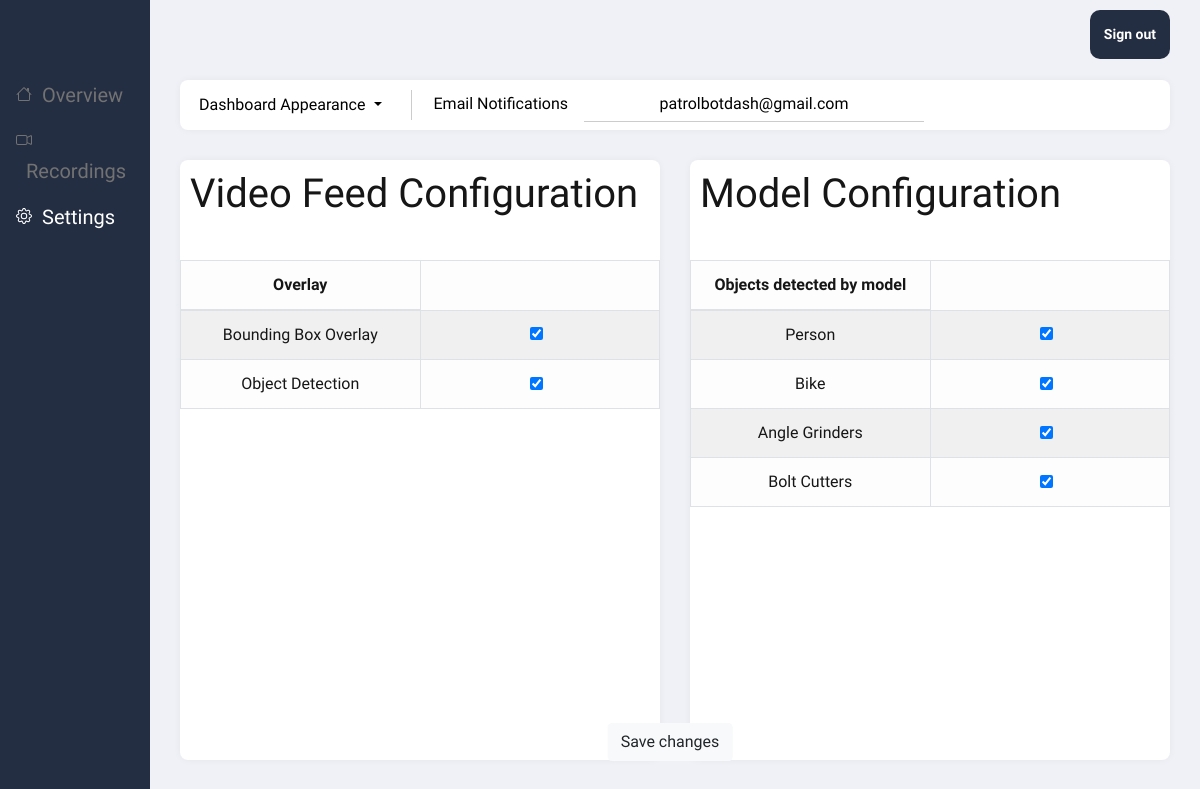
Before: /pages/dashboard/settings/ (signed in) with the older database file.
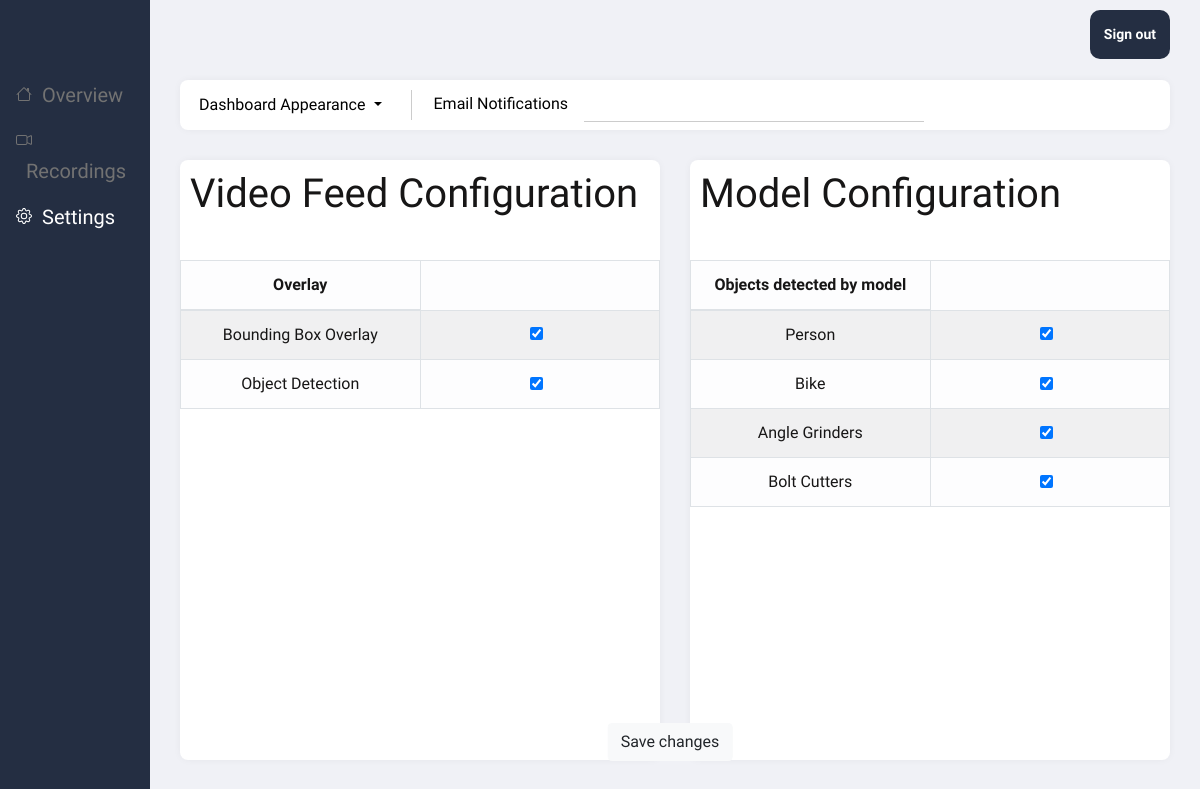
After: the same page with the newer database file.
### pages/models.py (models this page shows)
class EmailPreferences(models.Model):
    email = models.EmailField(max_length=254, unique=True, default="")

class DashboardVideoSettings(models.Model):
    name_id = models.CharField(max_length=100, blank=False, default="", unique=True)
    setting = models.CharField(max_length=100, blank=False, default="", unique=True)
    switch = models.BooleanField("switch", default=True)
    def __str__(self):
        return self.name_id

class DashboardModelSettings(models.Model):
    name_id = models.CharField(max_length=100, blank=False, default="", unique=True)
    setting = models.CharField(max_length=100, blank=False, default="", unique=True)
    switch = models.BooleanField("switch", default=True)
    def __str__(self):
        return self.name_id

### pages/views.py (the view, shortened to what this page needs)
@login_required
def dashboard_settings_view(request):
    detection.turn_off_detection()
    global model_settings
    if request.user.is_authenticated:
        video_settings = DashboardVideoSettings.objects.all()
        model_setting = DashboardModelSettings.objects.all()
        email_preference = EmailPreferences.objects.all()
        theme = Appearance.objects.get(appearance="theme")
        return render(
            request,
            "pages/settings.html",
            {
                "video_settings": video_settings,
                "model_settings": model_setting,
                "theme": theme.theme,
                "email_preference": email_preference[0].email,
            },
        )
    else:
        return redirect("/")

### pages/detection.py (called while the page is built)
def turn_off_detection():
    global runActionDetection
    runActionDetection = False

### templates/pages/settings.html (shortened to what this page needs)
{% load static %}
<!DOCTYPE html>
<head>
    <link rel="stylesheet" type="text/css" href="{% static 'css/dashboard.css' %}">
    <link rel="stylesheet" href="https://cdn.jsdelivr.net/npm/bootstrap@4.0.0/dist/css/bootstrap.min.css">
</head>
<header>
    <a href="/accounts/logout" class="button">Sign out</a>
</header>
<div class="dash-sidenav">
    <div class="dash-sidenav-content">
        <a href="../"></i><span>Overview</span></a>
        <a href="../recordings"></i><span>Recordings</span></a>
        <a style="color:white;"></i><span>Settings</span></a>
    </div>
</div>
<form action="" method="post">
    <section class="{% if theme %} page-content {% else %} page-content-dark {% endif %}">
        <section class="grid">
            <article>
                <div class="dropdown">
                    <button class="btn dropdown-toggle {% if not theme %} dropdown-dark {% endif %}" type="button" id="dropdownMenuButton" data-toggle="dropdown"
                        aria-haspopup="true" aria-expanded="false" style="margin: 6px; {% if not theme %} color:white;{% endif %}">
                        Dashboard Appearance
                    </button>
                </div>
                <div class="email-preferences-option">
                    <label for="emails" style="{% if theme %} color: black {% else %} color: white; {% endif %}">Email Notifications</label>
                    <input type="email" id="emails" name="emails" style="{% if not theme %} background: #242526; color: white;{% else %} background: white; {% endif %}" value={{email_preference}}>
                </div>
            </article>
            <article>
                <h1>Video Feed Configuration</h1>
                <div class="settings-tables">
                    <table class="table {% if theme %} table-light {% else %} table-dark {% endif %} table-striped table-bordered">
                        <thead>
                            <tr>
                                <th scope="col" style="width: 50%;">Overlay</th>
                            </tr>
                        </thead>
                        <tbody>
                            {% for setting in video_settings%}
                                <tr>
                                    <td>{{setting}}</td>
                                    <td>
                                        {% if setting.switch %}
                                        <div class="form-check">
                                            <input class="form-check-input" type="checkbox" checked="checked" value="{{setting}}" name="dashboard_video_settings">
                                        </div>
                                        {% else %}
                                        <div class="form-check">
                                            <input class="form-check-input" type="checkbox" value="{{setting}}" name="dashboard_video_settings">
                                        </div>
                                        {% endif %}
                                </tr>
                            {% endfor %}
                        </tbody>
                    </table>
                </div>
            </article>
            <article>
                <h1>Model Configuration</h1>
                <div class="settings-tables">
                    <table class="table {% if theme %} table-light {% else %} table-dark {% endif %} table-striped table-bordered">
                        <thead>
                            <tr>
                                <th scope="col" style="width: 50%;">Objects detected by model</th>
                            </tr>
                        </thead>
                        <tbody>
                            {% for setting in model_settings%}
                                <tr>
                                    <td>{{setting}}</td>
                                    <td>
                                        {% if setting.switch %}
                                        <div class="form-check">
                                            <input class="form-check-input" type="checkbox" checked="checked" value="{{setting}}" name="dashboard_model_settings">
                                        </div>
                                        {% else %}
                                        <div class="form-check">
                                            <input class="form-check-input" type="checkbox" value="{{setting}}" name="dashboard_model_settings">
                                        </div>
                                        {% endif %}
                                </tr>
                            {% endfor %}
                        </tbody>
                    </table>
                </div>
            </article>
        </section>
    </section>
    <button type="submit" class="btn btn-light" style="position:fixed; left: calc(50% + 70px); bottom: 20px; transform: translate(-50%, -50%); margin: 0 auto;">Save changes</button>
</form>

### static/css/dashboard.css (style rules this page uses)
* { font-family: 'Source Sans Pro', sans-serif; }
h1, h3 { color: var(--container-background-color); }
button { background-color: white; }
input { border: none; border-bottom: 1px solid #ccc; text-align: center; }
.dash-sidenav { width: var(--side-nav-size); height: 100%; position: fixed; top: 0; left: 0; background-color: var(--container-background-color); overflow-x: hidden; padding-top: 70px; }
.dash-sidenav-content { text-align: left; }
.dash-sidenav a { padding: 10px 10px 6px 16px; text-decoration: none; font-size: 20px; color: #727272; display: block; }
.dash-sidenav a span { padding-left: 10px; }
header { margin-left: var(--side-nav-size); position: absolute; top:0; right: 0; width: 100%; height: 50px; z-index: 1; }
header a { float: right; }
.button { background-color: #242e42; border: none; color: white; padding: 14px; text-align: center; text-decoration: none; display: inline-block; font-size: 14px; font-weight: 700; margin: 10px 4px; border-radius: 10px; margin-right: 30px; }
.page-content { position: relative; left: var(--side-nav-size); width: calc(100% - var(--side-nav-size)); min-height: 100vh; padding: 30px; color: var(--page-content-txtColor); background: var(--page-content-bgColor); }
.page-content .grid { display: grid; grid-template-columns: repeat(2, 1fr); grid-gap: 30px; }
.page-content .grid > article { display: flex; height: 600px; background: var(--page-content-blockColor); border-radius: 8px; box-shadow: var(--page-content-boxShadow); }
.page-content .grid > article h1 { margin: 10px; display: inline-block; position: absolute; }
.page-content .grid > article:first-child { grid-column: span 2; margin-top: 50px; height: 50px; }
.settings-tables { padding: 0; width: 100%; height: 500px; text-align: center; margin-top: 100px; }
.email-preferences-option { color: black; font-weight: 500; }
.email-preferences-option label { padding: 12px; }
.email-preferences-option input { padding: 5px; width: 340px; }

Changed rows visible on the page:
no longer on this page (row edited): EmailPreferences: emails "patrolbotdash@gmail.com"
